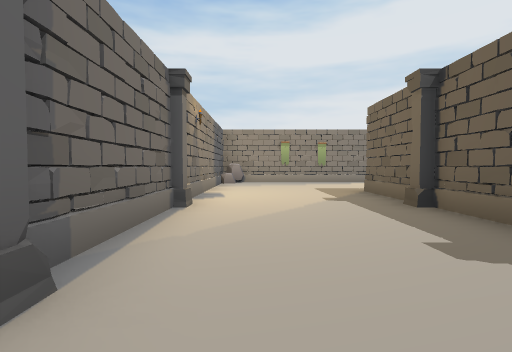
view 1 (above)

20 first-person views from a walk through a scene from a Unity 3-D project. The camera is 1.2 m above the floor, tilts 2° down and sees 85° across. The floor is counted in squares, 2 m on a side. Each view is taken from the middle of a square. On the plan, view 1 faces up. The plan holds only what a view shows up to about 9 squares ahead; the rest is blank. The place goes on beyond the plan.

view 2
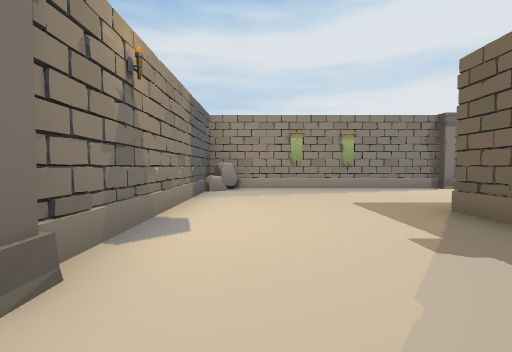

view 3
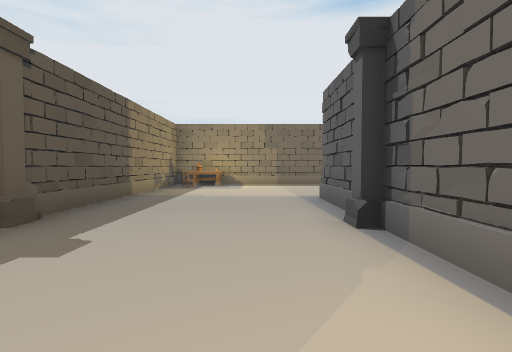

view 4
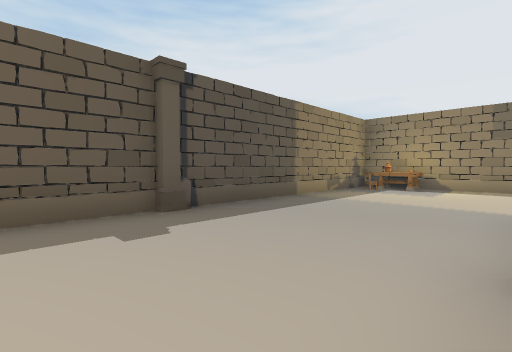

view 5
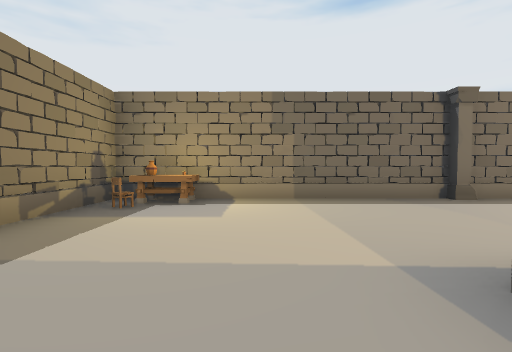

view 6
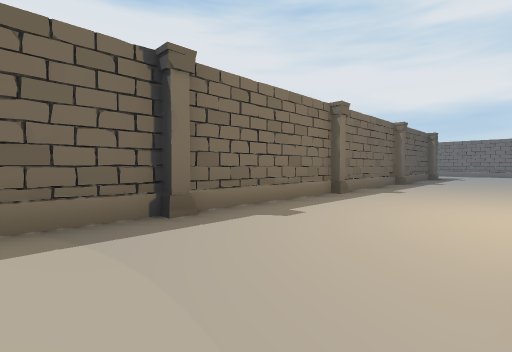

view 7
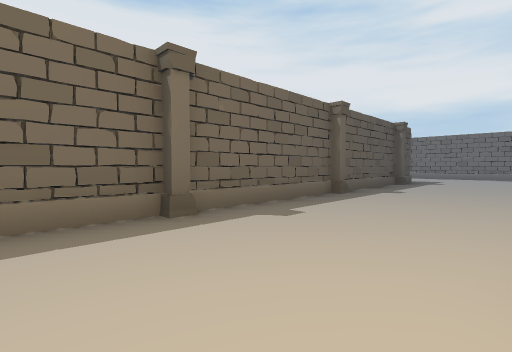

view 8
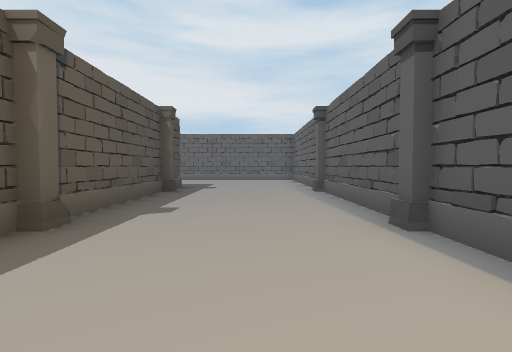

view 9
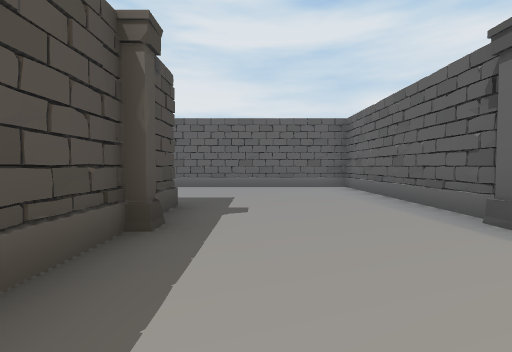

view 10
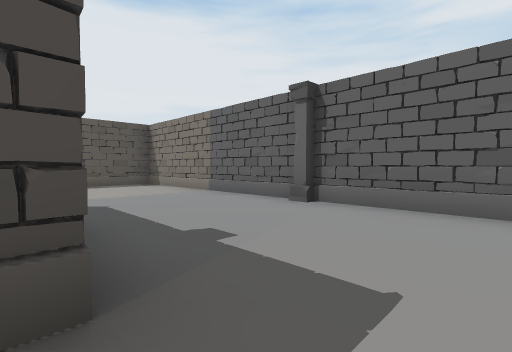

view 11
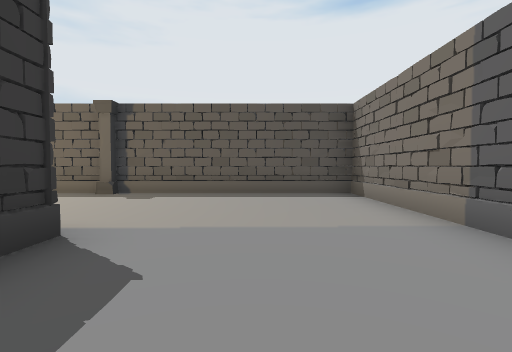

view 12
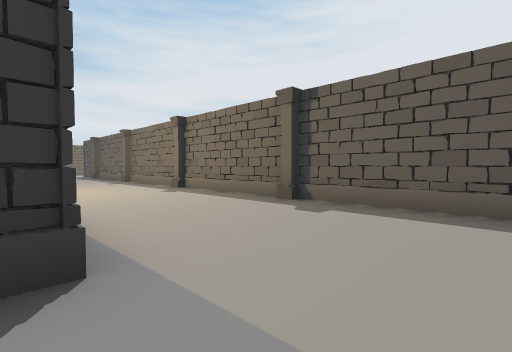

view 13
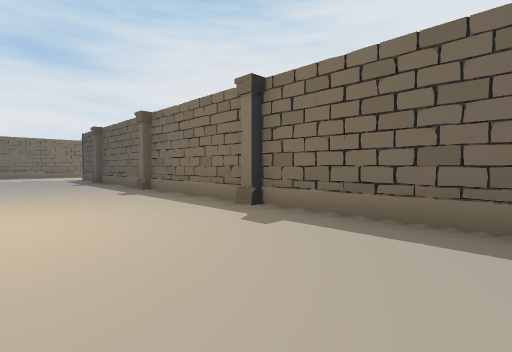

view 14
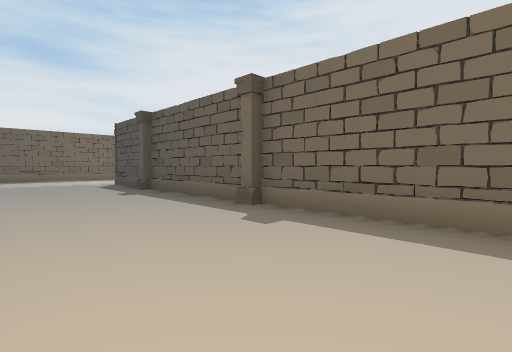

view 15
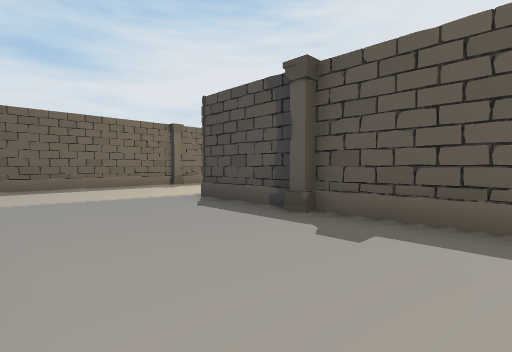

view 16
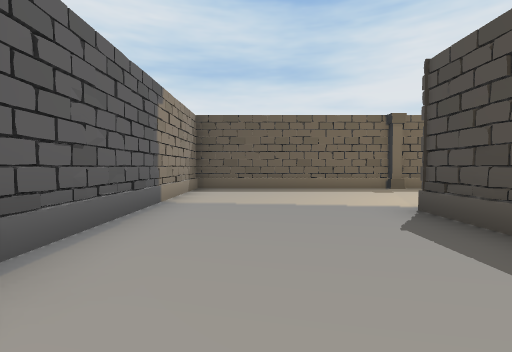

view 17
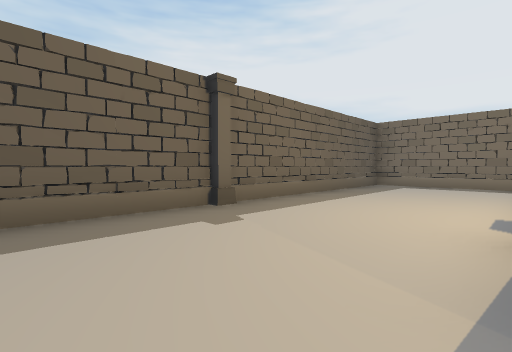

view 18
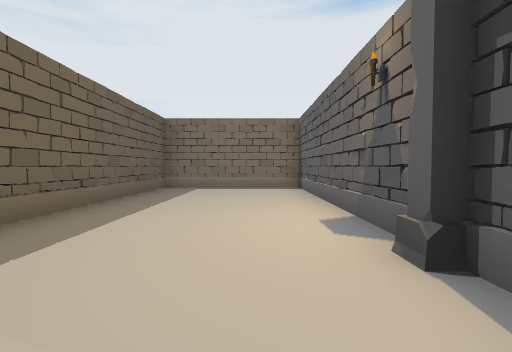

view 19
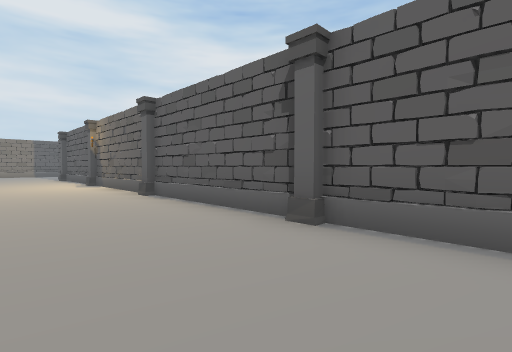

view 20
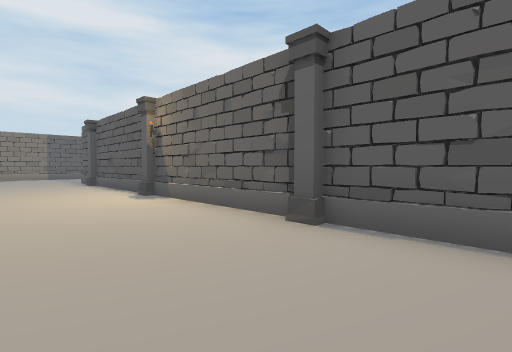

### Floor plan
Points are (right, up) in squares from view 1. A wall is a line through its corners. A room is listed if a view was taken in it or the views show most of it. See-through windows are left out.
Room 1 (views 1, 2, 3, 4, 5, 6, 7, 8, 9, 10, 11, 12, 13, 14, 15, 16, 17, 18, 19, 20)
walls: (2.6, -5.4) (2.6, 6.7); (-10.6, -1.4) (-21.1, -1.4) (-21.1, -13.3) (-1.3, -13.3); (-1.2, -14.3) (-1.2, -21.1) (2.6, -21.1) (2.6, -9.4) (-15.4, -9.4); (-17.4, -5.2) (0.3, -5.2); (-17.3, -9.5) (-17.3, -8.8); (-18.1, -13.5) (-17.9, -13.1); (5.5, 10.6) (-1.2, 10.6) (-1.2, -1.4)
objects: column (-21, -7); column (-16, -13); column (-16, -9); column (-16, -5); column (-16, -1); column (-12, -13); column (-12, -9); column (-12, -5); column (-12, -1); column (-8, -13); column (-8, -9); column (-8, -5); column (-4, -13); column (-4, -9); column (-4, -5); column (-1, -15); column (-1, 1); column (-1, 4); rock (-1, 10); table (1, -5); other object (2, -5); chair (2, -4); column (2, 1); column (3, -15); rock (3, 1); column (3, 4); column (5, 11)

Positions as (right, up) in squares from view 1, and headings:
1: (0, 0), facing up
2: (0, 3), facing up
3: (0, 4), facing down
4: (-1, 3), facing down-right
5: (0, 0), facing down
6: (-2, -2), facing down-left
7: (-6, -2), facing down-left
8: (-9, -3), facing left
9: (-13, -4), facing left
10: (-17, -4), facing down-left
11: (-19, -7), facing down
12: (-19, -9), facing down-right
13: (-15, -10), facing down-right
14: (-11, -10), facing down-right
15: (-6, -10), facing down-right
16: (-5, -11), facing right
17: (-1, -12), facing down-right
18: (0, -13), facing down
19: (-2, -12), facing up-left
20: (-6, -12), facing up-left
